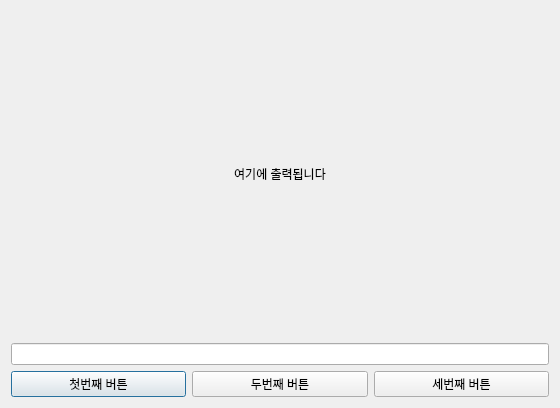
<?xml version="1.0" encoding="UTF-8"?>
<ui version="4.0">
 <class>Dialog</class>
 <widget class="QDialog" name="Dialog">
  <property name="geometry">
   <rect>
    <x>0</x>
    <y>0</y>
    <width>560</width>
    <height>408</height>
   </rect>
  </property>
  <property name="windowTitle">
   <string>Dialog</string>
  </property>
  <layout class="QVBoxLayout" name="verticalLayout">
   <item>
    <widget class="QLabel" name="label">
     <property name="minimumSize">
      <size>
       <width>0</width>
       <height>300</height>
      </size>
     </property>
     <property name="text">
      <string>여기에 출력됩니다</string>
     </property>
     <property name="alignment">
      <set>Qt::AlignCenter</set>
     </property>
    </widget>
   </item>
   <item>
    <widget class="QLineEdit" name="lineEdit"/>
   </item>
   <item>
    <layout class="QHBoxLayout" name="horizontalLayout">
     <item>
      <widget class="QPushButton" name="pushButton_2">
       <property name="text">
        <string>첫번째 버튼</string>
       </property>
      </widget>
     </item>
     <item>
      <widget class="QPushButton" name="pushButton_3">
       <property name="text">
        <string>두번째 버튼</string>
       </property>
      </widget>
     </item>
     <item>
      <widget class="QPushButton" name="pushButton">
       <property name="text">
        <string>세번째 버튼</string>
       </property>
      </widget>
     </item>
    </layout>
   </item>
  </layout>
 </widget>
 <resources/>
 <connections>
  <connection>
   <sender>pushButton_2</sender>
   <signal>clicked()</signal>
   <receiver>Dialog</receiver>
   <slot>slot_1st()</slot>
   <hints>
    <hint type="sourcelabel">
     <x>86</x>
     <y>373</y>
    </hint>
    <hint type="destinationlabel">
     <x>96</x>
     <y>374</y>
    </hint>
   </hints>
  </connection>
  <connection>
   <sender>pushButton_3</sender>
   <signal>clicked()</signal>
   <receiver>Dialog</receiver>
   <slot>slot_2nd()</slot>
   <hints>
    <hint type="sourcelabel">
     <x>232</x>
     <y>368</y>
    </hint>
    <hint type="destinationlabel">
     <x>235</x>
     <y>381</y>
    </hint>
   </hints>
  </connection>
  <connection>
   <sender>pushButton</sender>
   <signal>clicked()</signal>
   <receiver>Dialog</receiver>
   <slot>slot_3rd()</slot>
   <hints>
    <hint type="sourcelabel">
     <x>445</x>
     <y>375</y>
    </hint>
    <hint type="destinationlabel">
     <x>460</x>
     <y>374</y>
    </hint>
   </hints>
  </connection>
  <connection>
   <sender>lineEdit</sender>
   <signal>textChanged(QString)</signal>
   <receiver>label</receiver>
   <slot>setText(QString)</slot>
   <hints>
    <hint type="sourcelabel">
     <x>276</x>
     <y>327</y>
    </hint>
    <hint type="destinationlabel">
     <x>279</x>
     <y>235</y>
    </hint>
   </hints>
  </connection>
 </connections>
 <slots>
  <slot>slot_1st()</slot>
  <slot>slot_2nd()</slot>
  <slot>slot_3rd()</slot>
 </slots>
</ui>
